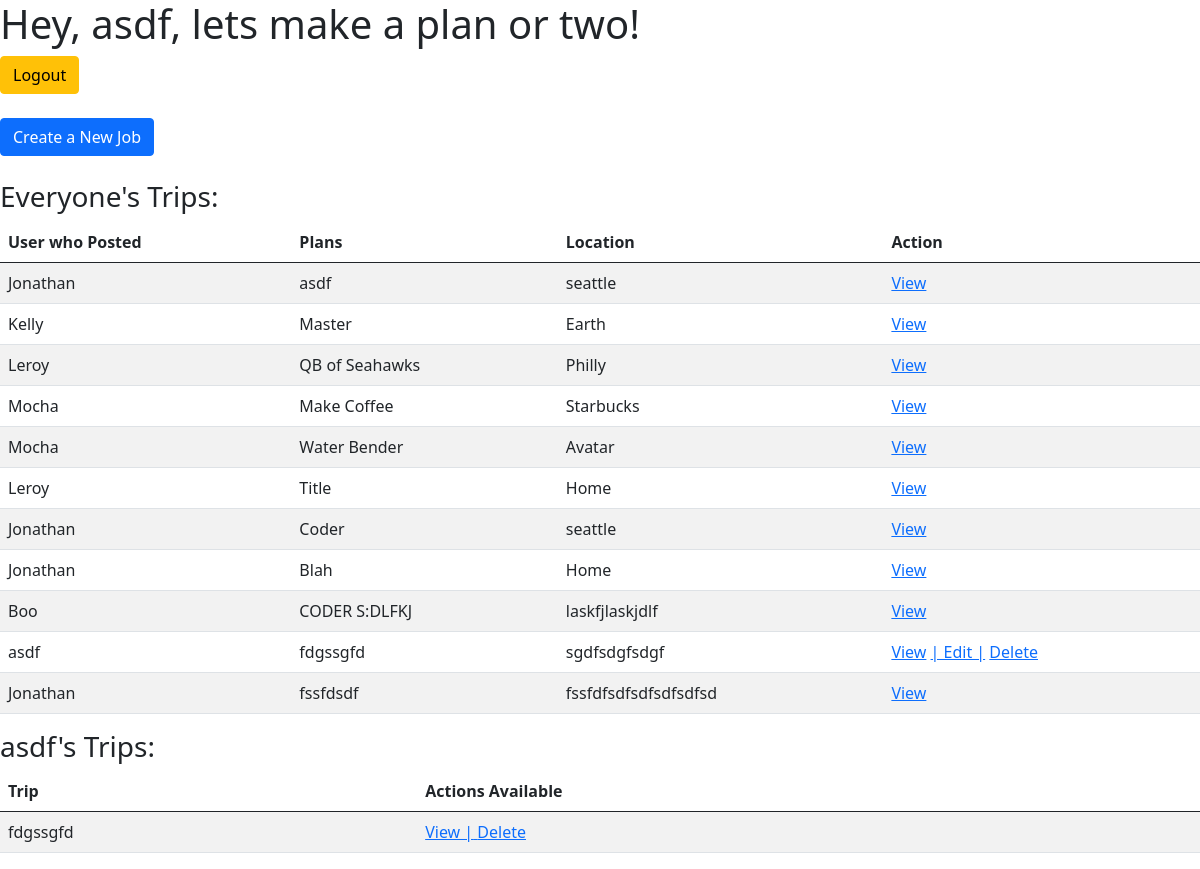
Page /dashboard (signed in) on the committed database.
### handy_app/models.py (models this page shows)
class Job(models.Model):
    title = models.CharField(max_length=255)
    description = models.CharField(max_length=255)
    location = models.CharField(max_length=255)
    catagory = models.CharField(max_length=255)
    user = models.ForeignKey(User, related_name='job', on_delete = models.CASCADE)
    created_at = models.DateTimeField(auto_now_add=True)
    updated_at = models.DateTimeField(auto_now=True)
    objects = JobManger()

### log_app/models.py (models this page shows)
class User(models.Model):
    first_name = models.CharField(max_length=255)
    last_name = models.CharField(max_length=255)
    email = models.EmailField()
    password = models.CharField(max_length=255)
    created_at = models.DateTimeField(auto_now_add=True)
    updated_at = models.DateTimeField(auto_now=True)
    objects = UserManager()

### log_app/views.py (the view)
# urls.py: path('dashboard', views.dashboard),
def dashboard(request):
    try:
        context = {
            "user": User.objects.get(id=request.session['user_id']),
            "jobs": Job.objects.all(),
        }
    except:
        return redirect('/')
    return render(request, 'dashboard.html', context)

### log_app/templates/dashboard.html (shortened to what this page needs)
<!DOCTYPE html>
<html lang="en">
<head>
    <link href="https://cdn.jsdelivr.net/npm/bootstrap@5.0.0-beta1/dist/css/bootstrap.min.css" rel="stylesheet">
</head>
<body>
    <div class="wrapper">
        <h1>Hey, {{user.first_name}}, lets make a plan or two!</h1>
        <a class='log_out' href="/log_out"><input class="btn btn-warning" type="button" value='Logout'></a><br><br>
        <form class='create_job' action="jobs/new" method="POST">
            <input class="btn btn-primary" type="submit" value="Create a New Job">
        </form> <br>
        <div class="your_trips">
            <h3>Everyone's Trips:</h3>
            <table class="table table-striped">
                <thead>
                    <th>User who Posted</th>
                    <th>Plans</th>
                    <th>Location</th>
                    <th>Action</th>
                </thead>
                {% for job in jobs %}
                    <tr>
                        <td>{{job.user.first_name}}</td>
                        <td>{{job.title}}</td>
                        <td>{{job.location}}</td>
                        <td>
                            <a href="jobs/show/{{job.id}}">View</a>
                            {% if user == job.user %}
                                <a href="jobs/edit/{{job.id}}"> | Edit |</a>
                                <a href="/delete/{{job.id}}"> Delete</a>
                            {% endif %}
                        </td>
                    </tr>
                {% endfor %}
            </table>
        </div>
        <div class="other_trips">
            <h3>{{user.first_name}}'s Trips:</h3>
            <table class="table table-striped">
                <thead>
                    <th>Trip</th>
                    <th>Actions Available</th>
                </thead>
                {% for job in user.job.all %}
                    <tr>
                        <td>{{job.title}}</td>
                        <td><a href="jobs/show/{{job.id}}">View |</a><a href="/delete/{{job.id}}"> Delete</a></td>
                    </tr>
                {% endfor %}
            </table>
        </div>
    </div>
</body>
</html>

### rows in the picture
Job: user.first_name "Jonathan", title "asdf", location "seattle"
Job: user.first_name "Kelly", title "Master", location "Earth"
Job: user.first_name "Leroy", title "QB of Seahawks", location "Philly"
Job: user.first_name "Mocha", title "Make Coffee", location "Starbucks"
Job: user.first_name "Mocha", title "Water Bender", location "Avatar"
Job: user.first_name "Leroy", title "Title", location "Home"
Job: user.first_name "Jonathan", title "Coder", location "seattle"
Job: user.first_name "Jonathan", title "Blah", location "Home"
Job: user.first_name "Boo", title "CODER S:DLFKJ", location "laskfjlaskjdlf"
Job: user.first_name "asdf", title "fdgssgfd", location "sgdfsdgfsdgf"
Job: user.first_name "Jonathan", title "fssfdsdf", location "fssfdfsdfsdfsdfsdfsd"
User: first_name "asdf"
